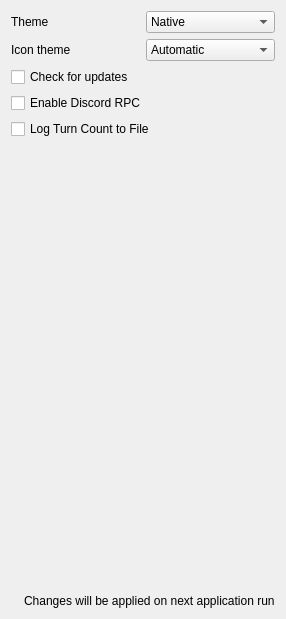
             <widget class="QWidget" name="tab_3">
              <attribute name="title">
               <string>General</string>
              </attribute>
              <layout class="QVBoxLayout" name="verticalLayout_7">
               <item>
                <layout class="QHBoxLayout" name="horizontalLayout_13">
                 <item>
                  <widget class="QLabel" name="label_12">
                   <property name="text">
                    <string>Theme</string>
                   </property>
                  </widget>
                 </item>
                 <item>
                  <widget class="QComboBox" name="themeComboBox">
                   <item>
                    <property name="text">
                     <string>Native</string>
                    </property>
                   </item>
                   <item>
                    <property name="text">
                     <string>Fusion</string>
                    </property>
                   </item>
                   <item>
                    <property name="text">
                     <string>Fusion Dark</string>
                    </property>
                   </item>
                  </widget>
                 </item>
                </layout>
               </item>
               <item>
                <layout class="QHBoxLayout" name="horizontalLayout_14">
                 <item>
                  <widget class="QLabel" name="label_13">
                   <property name="text">
                    <string>Icon theme</string>
                   </property>
                  </widget>
                 </item>
                 <item>
                  <widget class="QComboBox" name="iconThemeComboBox">
                   <item>
                    <property name="text">
                     <string>Automatic</string>
                    </property>
                   </item>
                   <item>
                    <property name="text">
                     <string>White</string>
                    </property>
                   </item>
                   <item>
                    <property name="text">
                     <string>Black</string>
                    </property>
                   </item>
                  </widget>
                 </item>
                </layout>
               </item>
               <item>
                <widget class="QCheckBox" name="checkForUpdatesCheckBox">
                 <property name="text">
                  <string>Check for updates</string>
                 </property>
                </widget>
               </item>
               <item>
                <widget class="QCheckBox" name="enableDiscordRpcCheckBox">
                 <property name="text">
                  <string>Enable Discord RPC</string>
                 </property>
                </widget>
               </item>
               <item>
                <widget class="QCheckBox" name="turnCountFileCheckBox">
                 <property name="text">
                  <string>Log Turn Count to File</string>
                 </property>
                </widget>
               </item>
               <item>
                <spacer name="verticalSpacer_6">
                 <property name="orientation">
                  <enum>Qt::Orientation::Vertical</enum>
                 </property>
                 <property name="sizeHint" stdset="0">
                  <size>
                   <width>20</width>
                   <height>449</height>
                  </size>
                 </property>
                </spacer>
               </item>
               <item>
                <layout class="QHBoxLayout" name="emulationInfoLayout_5">
                 <item>
                  <widget class="QLabel" name="infoIconLabel_7">
                   <property name="sizePolicy">
                    <sizepolicy hsizetype="Minimum" vsizetype="Preferred">
                     <horstretch>0</horstretch>
                     <verstretch>0</verstretch>
                    </sizepolicy>
                   </property>
                   <property name="text">
                    <string/>
                   </property>
                   <property name="pixmap">
                    <pixmap>:/newPrefix/Resource/Info.ico</pixmap>
                   </property>
                   <property name="wordWrap">
                    <bool>false</bool>
                   </property>
                  </widget>
                 </item>
                 <item>
                  <widget class="QLabel" name="label_91">
                   <property name="sizePolicy">
                    <sizepolicy hsizetype="Expanding" vsizetype="Minimum">
                     <horstretch>0</horstretch>
                     <verstretch>0</verstretch>
                    </sizepolicy>
                   </property>
                   <property name="midLineWidth">
                    <number>1</number>
                   </property>
                   <property name="text">
                    <string>Changes will be applied on next application run</string>
                   </property>
                   <property name="textFormat">
                    <enum>Qt::TextFormat::PlainText</enum>
                   </property>
                  </widget>
                 </item>
                </layout>
               </item>
              </layout>
             </widget>
